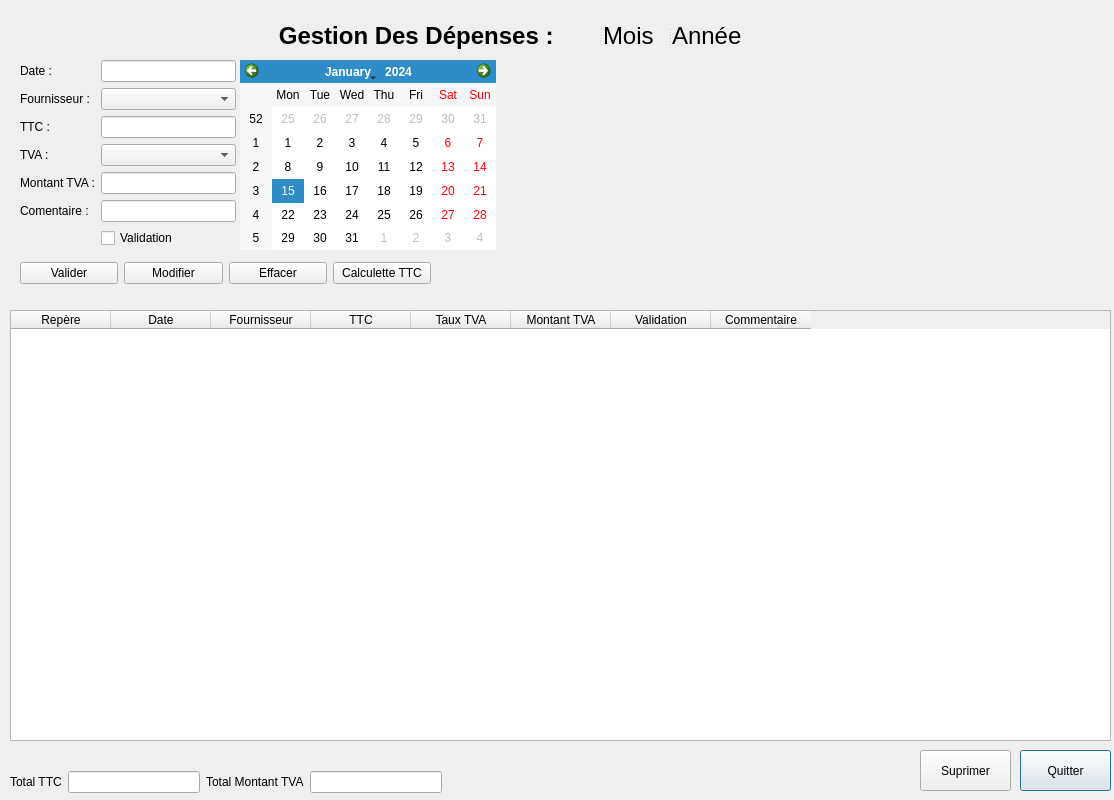
<?xml version="1.0" encoding="UTF-8"?>
<ui version="4.0">
 <class>Dialog</class>
 <widget class="QDialog" name="Dialog">
  <property name="geometry">
   <rect>
    <x>0</x>
    <y>0</y>
    <width>1114</width>
    <height>800</height>
   </rect>
  </property>
  <property name="windowTitle">
   <string>Dialog</string>
  </property>
  <widget class="QPushButton" name="quitterButton">
   <property name="geometry">
    <rect>
     <x>1020</x>
     <y>750</y>
     <width>91</width>
     <height>41</height>
    </rect>
   </property>
   <property name="text">
    <string>Quitter</string>
   </property>
  </widget>
  <widget class="QTableWidget" name="tableWidget">
   <property name="geometry">
    <rect>
     <x>10</x>
     <y>310</y>
     <width>1101</width>
     <height>431</height>
    </rect>
   </property>
   <property name="minimumSize">
    <size>
     <width>1101</width>
     <height>0</height>
    </size>
   </property>
   <property name="alternatingRowColors">
    <bool>true</bool>
   </property>
   <property name="selectionBehavior">
    <enum>QAbstractItemView::SelectionBehavior::SelectRows</enum>
   </property>
   <attribute name="verticalHeaderVisible">
    <bool>false</bool>
   </attribute>
   <column>
    <property name="text">
     <string>Repère</string>
    </property>
   </column>
   <column>
    <property name="text">
     <string>Date</string>
    </property>
   </column>
   <column>
    <property name="text">
     <string>Fournisseur</string>
    </property>
   </column>
   <column>
    <property name="text">
     <string>TTC</string>
    </property>
   </column>
   <column>
    <property name="text">
     <string>Taux TVA</string>
    </property>
   </column>
   <column>
    <property name="text">
     <string>Montant TVA</string>
    </property>
   </column>
   <column>
    <property name="text">
     <string>Validation</string>
    </property>
   </column>
   <column>
    <property name="text">
     <string>Commentaire</string>
    </property>
   </column>
  </widget>
  <widget class="QCalendarWidget" name="calendarWidget">
   <property name="enabled">
    <bool>true</bool>
   </property>
   <property name="geometry">
    <rect>
     <x>240</x>
     <y>60</y>
     <width>256</width>
     <height>190</height>
    </rect>
   </property>
   <property name="gridVisible">
    <bool>false</bool>
   </property>
   <property name="navigationBarVisible">
    <bool>true</bool>
   </property>
   <property name="dateEditEnabled">
    <bool>true</bool>
   </property>
  </widget>
  <widget class="QSplitter" name="splitter">
   <property name="geometry">
    <rect>
     <x>240</x>
     <y>20</y>
     <width>521</width>
     <height>32</height>
    </rect>
   </property>
   <property name="orientation">
    <enum>Qt::Orientation::Horizontal</enum>
   </property>
   <widget class="QLabel" name="label">
    <property name="text">
     <string>&lt;html&gt;&lt;head/&gt;&lt;body&gt;&lt;p align=&quot;center&quot;&gt;&lt;span style=&quot; font-size:18pt; font-weight:700;&quot;&gt;Gestion Des Dépenses : &lt;/span&gt;&lt;/p&gt;&lt;/body&gt;&lt;/html&gt;</string>
    </property>
   </widget>
   <widget class="QLabel" name="moisLabel">
    <property name="styleSheet">
     <string notr="true">font: 18pt &quot;Segoe UI&quot;;</string>
    </property>
    <property name="text">
     <string>&lt;html&gt;&lt;head/&gt;&lt;body&gt;&lt;p&gt;&lt;span style=&quot; font-size:18pt;&quot;&gt;Mois&lt;/span&gt;&lt;/p&gt;&lt;/body&gt;&lt;/html&gt;</string>
    </property>
   </widget>
   <widget class="QLabel" name="anneeLabel">
    <property name="styleSheet">
     <string notr="true">font: 18pt &quot;Segoe UI&quot;;</string>
    </property>
    <property name="text">
     <string>&lt;html&gt;&lt;head/&gt;&lt;body&gt;&lt;p&gt;&lt;span style=&quot; font-size:18pt;&quot;&gt;Année&lt;/span&gt;&lt;/p&gt;&lt;/body&gt;&lt;/html&gt;</string>
    </property>
   </widget>
  </widget>
  <widget class="QWidget" name="layoutWidgetTotal">
   <property name="geometry">
    <rect>
     <x>10</x>
     <y>770</y>
     <width>432</width>
     <height>24</height>
    </rect>
   </property>
   <layout class="QGridLayout" name="total">
    <item row="0" column="0">
     <widget class="QLabel" name="labeltotalttc">
      <property name="text">
       <string>&lt;html&gt;&lt;head/&gt;&lt;body&gt;&lt;p&gt;Total TTC&lt;/p&gt;&lt;/body&gt;&lt;/html&gt;</string>
      </property>
     </widget>
    </item>
    <item row="0" column="1">
     <widget class="QLineEdit" name="lineEdittotalttc"/>
    </item>
    <item row="0" column="2">
     <widget class="QLabel" name="labelmontanttva">
      <property name="text">
       <string>Total Montant TVA</string>
      </property>
     </widget>
    </item>
    <item row="0" column="3">
     <widget class="QLineEdit" name="lineEditmontanttva"/>
    </item>
   </layout>
  </widget>
  <widget class="QWidget" name="layoutWidgetBoutons">
   <property name="geometry">
    <rect>
     <x>20</x>
     <y>260</y>
     <width>411</width>
     <height>26</height>
    </rect>
   </property>
   <layout class="QGridLayout" name="bouton">
    <item row="0" column="2">
     <widget class="QPushButton" name="pushButtonEffacer">
      <property name="text">
       <string>Effacer</string>
      </property>
     </widget>
    </item>
    <item row="0" column="1">
     <widget class="QPushButton" name="pushButtonModifier">
      <property name="text">
       <string>Modifier</string>
      </property>
     </widget>
    </item>
    <item row="0" column="0">
     <widget class="QPushButton" name="pushButtonValider">
      <property name="text">
       <string>Valider</string>
      </property>
     </widget>
    </item>
    <item row="0" column="3">
     <widget class="QPushButton" name="push_calculettettc">
      <property name="text">
       <string>Calculette TTC</string>
      </property>
     </widget>
    </item>
   </layout>
  </widget>
  <widget class="QWidget" name="layoutWidget">
   <property name="geometry">
    <rect>
     <x>20</x>
     <y>60</y>
     <width>216</width>
     <height>190</height>
    </rect>
   </property>
   <layout class="QGridLayout" name="gridLayout">
    <item row="0" column="0">
     <widget class="QLabel" name="labelDate">
      <property name="text">
       <string>&lt;html&gt;&lt;head/&gt;&lt;body&gt;&lt;p&gt;Date :&lt;/p&gt;&lt;/body&gt;&lt;/html&gt;</string>
      </property>
     </widget>
    </item>
    <item row="0" column="1">
     <widget class="QLineEdit" name="lineEditDate"/>
    </item>
    <item row="1" column="0">
     <widget class="QLabel" name="labelForniseur">
      <property name="text">
       <string>&lt;html&gt;&lt;head/&gt;&lt;body&gt;&lt;p&gt;Fournisseur :&lt;/p&gt;&lt;/body&gt;&lt;/html&gt;</string>
      </property>
     </widget>
    </item>
    <item row="1" column="1">
     <widget class="QComboBox" name="comboBoxFournisseur"/>
    </item>
    <item row="2" column="0">
     <widget class="QLabel" name="labelTTC">
      <property name="text">
       <string>&lt;html&gt;&lt;head/&gt;&lt;body&gt;&lt;p&gt;TTC :&lt;/p&gt;&lt;/body&gt;&lt;/html&gt;</string>
      </property>
     </widget>
    </item>
    <item row="2" column="1">
     <widget class="QLineEdit" name="lineEditMontant"/>
    </item>
    <item row="3" column="0">
     <widget class="QLabel" name="labelTVA">
      <property name="text">
       <string>&lt;html&gt;&lt;head/&gt;&lt;body&gt;&lt;p&gt;TVA :&lt;/p&gt;&lt;/body&gt;&lt;/html&gt;</string>
      </property>
     </widget>
    </item>
    <item row="3" column="1">
     <widget class="QComboBox" name="comboBoxTVA"/>
    </item>
    <item row="4" column="0">
     <widget class="QLabel" name="labelMontantTVA">
      <property name="text">
       <string>&lt;html&gt;&lt;head/&gt;&lt;body&gt;&lt;p&gt;Montant TVA :&lt;/p&gt;&lt;/body&gt;&lt;/html&gt;</string>
      </property>
     </widget>
    </item>
    <item row="4" column="1">
     <widget class="QLineEdit" name="lineEditMontantTVA"/>
    </item>
    <item row="5" column="0">
     <widget class="QLabel" name="labelComentaire">
      <property name="text">
       <string>&lt;html&gt;&lt;head/&gt;&lt;body&gt;&lt;p&gt;Comentaire :&lt;/p&gt;&lt;/body&gt;&lt;/html&gt;</string>
      </property>
     </widget>
    </item>
    <item row="5" column="1">
     <widget class="QLineEdit" name="lineEditComentaire"/>
    </item>
    <item row="6" column="1">
     <widget class="QCheckBox" name="checkBoxValidation">
      <property name="text">
       <string>Validation</string>
      </property>
     </widget>
    </item>
   </layout>
  </widget>
  <widget class="QPushButton" name="pushButtonSuprimer">
   <property name="geometry">
    <rect>
     <x>920</x>
     <y>750</y>
     <width>91</width>
     <height>41</height>
    </rect>
   </property>
   <property name="text">
    <string>Suprimer</string>
   </property>
  </widget>
  <zorder>layoutWidgetTotal</zorder>
  <zorder>layoutWidgetBoutons</zorder>
  <zorder>layoutWidget</zorder>
  <zorder>splitter</zorder>
  <zorder>quitterButton</zorder>
  <zorder>tableWidget</zorder>
  <zorder>calendarWidget</zorder>
  <zorder>pushButtonSuprimer</zorder>
 </widget>
 <resources/>
 <connections/>
</ui>
